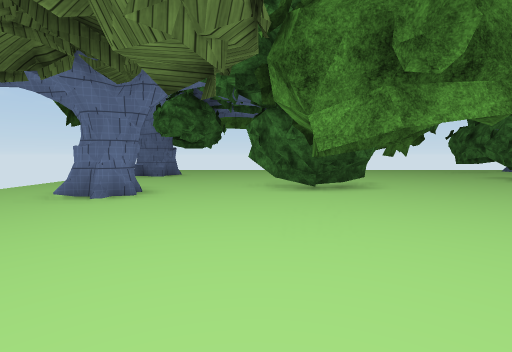
[1] (above)

16 first-person views from a walk through a Unity game level. The camera is 1.4 m above the floor, tilts 4° down and sees 85° across. The floor is counted in squares, 2 m on a side. Each view is taken from the middle of a square. On the plan, view 1 faces up. The plan holds only what a view shows up to about 9 squares ahead; the rest is blank. The place goes on beyond the plan. The player is left out. Some surface patterns are stand-ins.

[2]
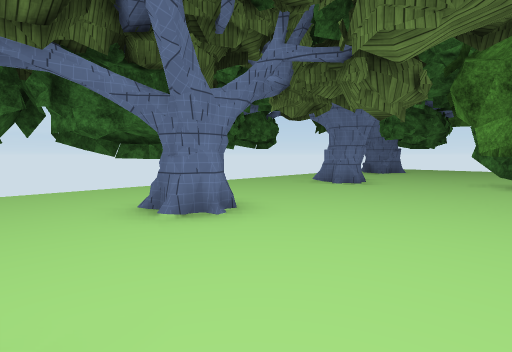

[3]
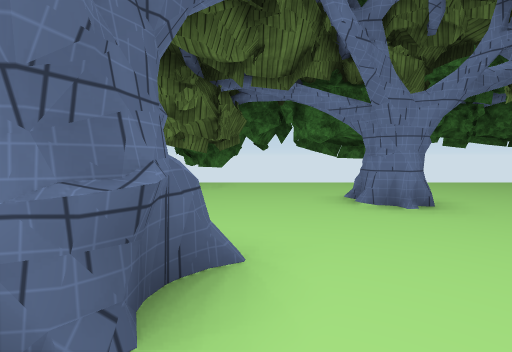

[4]
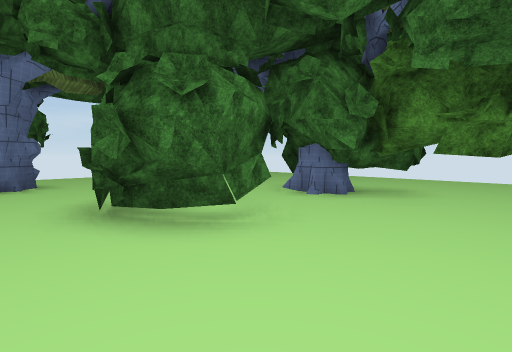

[5]
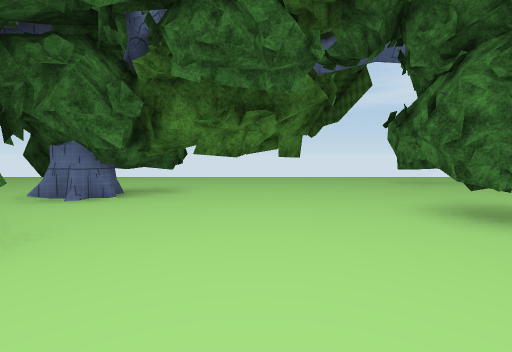

[6]
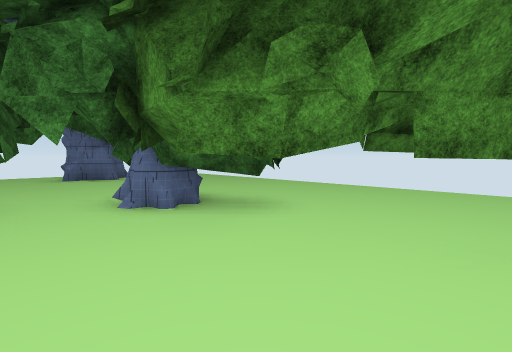

[7]
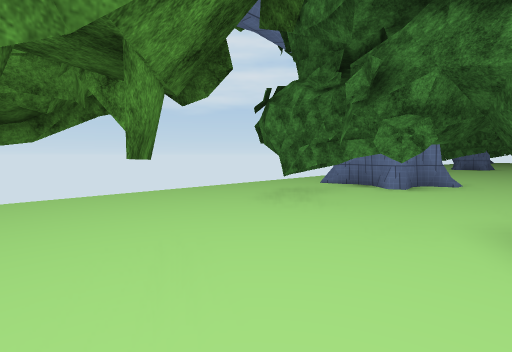

[8]
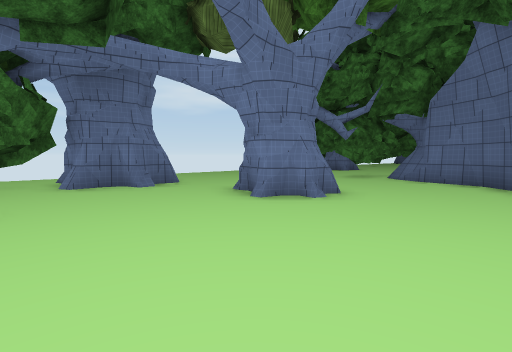

[9]
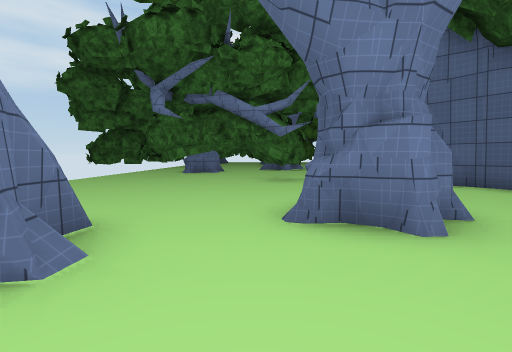

[10]
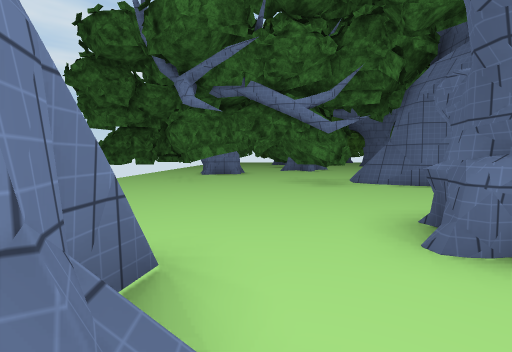

[11]
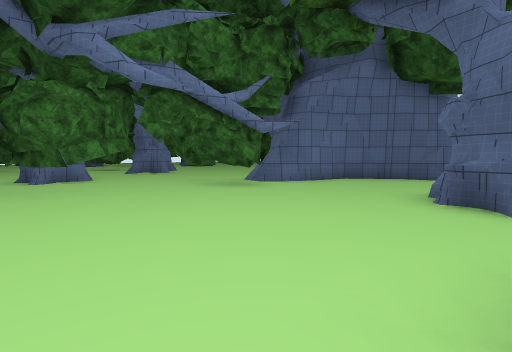

[12]
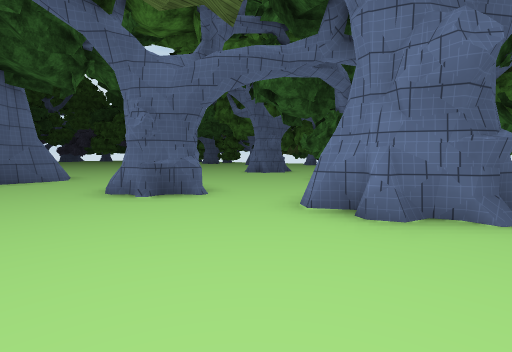

[13]
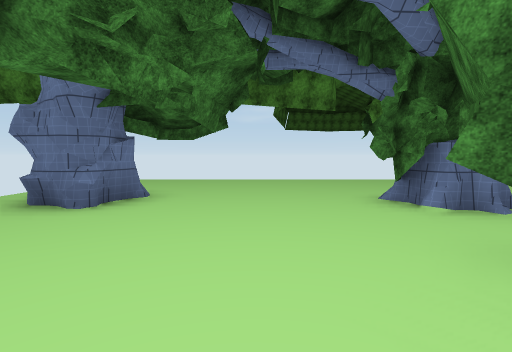

[14]
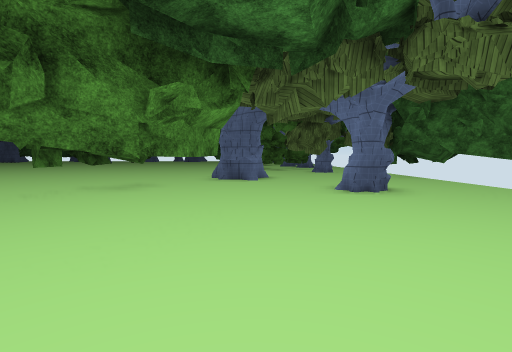

[15]
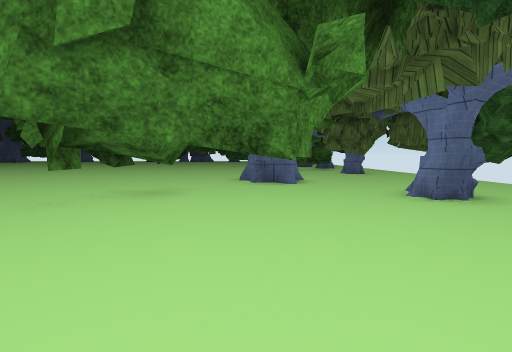

[16]
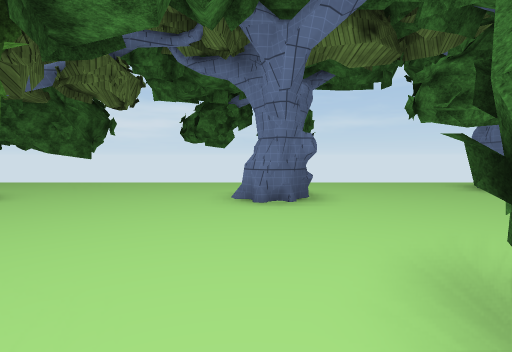

### Floor plan
Key: @ floor where view 1 was taken; # wall or solid block; x gap in a wall; . main floor; : floor 0.25 m higher than the main floor; T thing the floor can be seen under or through.
Columns run from 6 left of view 1 to 20 right of it. Each row starts with its distance up from view 1.
 13    ............x..##......
 12    ............#####......#
 11  .#:....TT..#..# .##......#
 10  .#....TTT.#..#..........#.
  9  ........T#...# .........##
  8  ......TT.....##....##...##
  7  .....###.....  ....##...#
  6  ......##....   .........#
  5  ..#........    .........#
  4  ......#...     .......###
  3  ......#..          ..##
  2  ......#...           #
  1 ###.......#.
  0 #...#.@..##..
 -1  ........#....
 -2  .............
 -3 ###.####.......
 -4 #  ...  .......

Positions as (right, up) in squares from view 1, and headings:
1: (0, 0), facing up
2: (1, -2), facing up-left
3: (2, -2), facing left
4: (5, 5), facing up-left
5: (5, 5), facing up
6: (6, 8), facing up-left
7: (5, 9), facing up-right
8: (10, 4), facing up-right
9: (11, 9), facing right
10: (12, 10), facing right
11: (14, 13), facing down-right
12: (17, 13), facing down-left
13: (-1, 6), facing up
14: (0, 6), facing down
15: (1, 5), facing down
16: (2, 5), facing left
